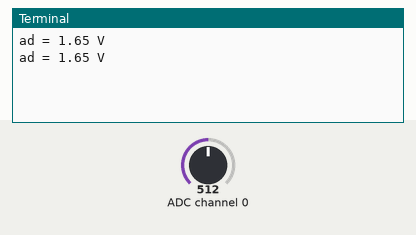
Bench run of a program on a simulated Raspberry Pi (BCM pin numbers). On the bench: the last lines printed to the terminal. The test bench sets the inputs (shaded band); at power-on: ADC channel 0 = 512 (analog values on the 0–1023 scale).

Above: at 1.2 s.
1.3 s: ADC channel 0 set to 716
At 2.6 s:
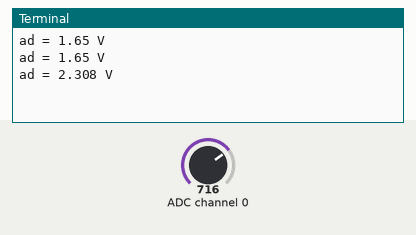
2.8 s: ADC channel 0 set to 900
At 3.9 s:
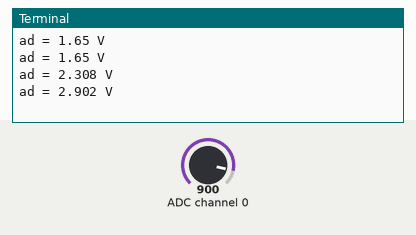
Timing chart, 0 to 5.8 s (numbered marks = the images above; inputs shaded):
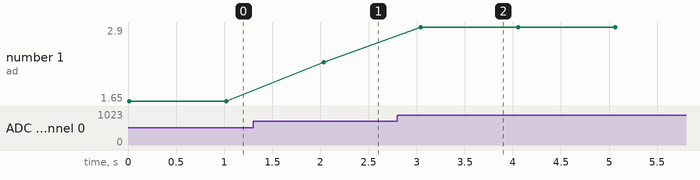

The program:

ADS1015.py
```python
#!/usr/bin/python
# coding: utf-8

import smbus
import time

bus = smbus.SMBus(1)  # I2Cバス番号
address = 0x49  # ADS1015のI2Cアドレス


# I2C data write (1byte)
def write(reg, value):
    bus.write_byte_data(address, reg, value)


# I2C data write (block)
def blockwrite(reg, s):
    bus.write_i2c_block_data(address, reg, s[0:])


# I2C data read (1byte)
def read(reg):
    value = bus.read_byte_data(address, reg)
    return value


# I2C data write (block)
def blockread(reg, value):
    value = bus.read_i2c_block_data(address, reg, value)
    return value


while 1:
    # 初期設定（single,+/-4.096V range(GAIN=1),single-shot mode,1600 sample per sec）
    blockwrite(0x01, [0xC3, 0x83])  # CONFIGレジスタに0xC383を書き込む(AIN0)
    #    blockwrite(0x01, [0xD3,0x83])   #CONFIGレジスタに0xD383を書き込む(AIN1)
    #    blockwrite(0x01, [0xE3,0x83])   #CONFIGレジスタに0xE383を書き込む(AIN2)
    #    blockwrite(0x01, [0xF3,0x83])   #CONFIGレジスタに0xF383を書き込む(AIN3)

    time.sleep(0.01)  # 10ms（A/D変換処理待ちを少しいれる）

    # データ取得
    ad_raw = blockread(0x00, 2)
    # データ整形
    ad_val = ((ad_raw[0] & 0xFF) << 8) | (ad_raw[1] & 0xFF)
    ad_val = ad_val >> 4
    # +/- 4.096Vで11bit分解能（GAIN=1設定）
    ad = ad_val * 4.096 / 2048

    # 表示出力
    print "ad = " + str(ad) + " V"

    time.sleep(1)  # 1秒
```

Measured:
- after the input at 1.3 s, the terminal: prints a new line after 0.73 s (image 1)
- after the input at 2.8 s, the terminal: prints a new line after 0.24 s (image 2)
- plotted number 1: 1.65 → 2.31 after the input at 1.3 s, 2.31 → 2.9 after the input at 2.8 s
